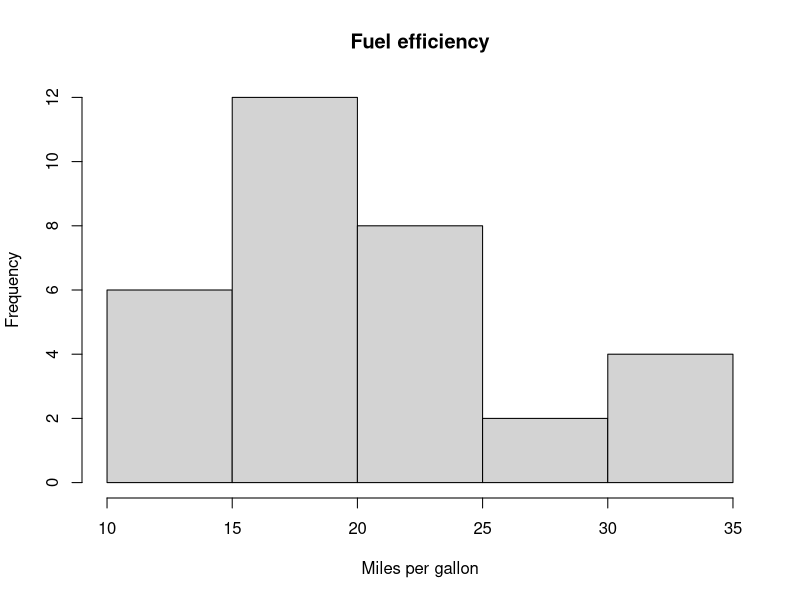
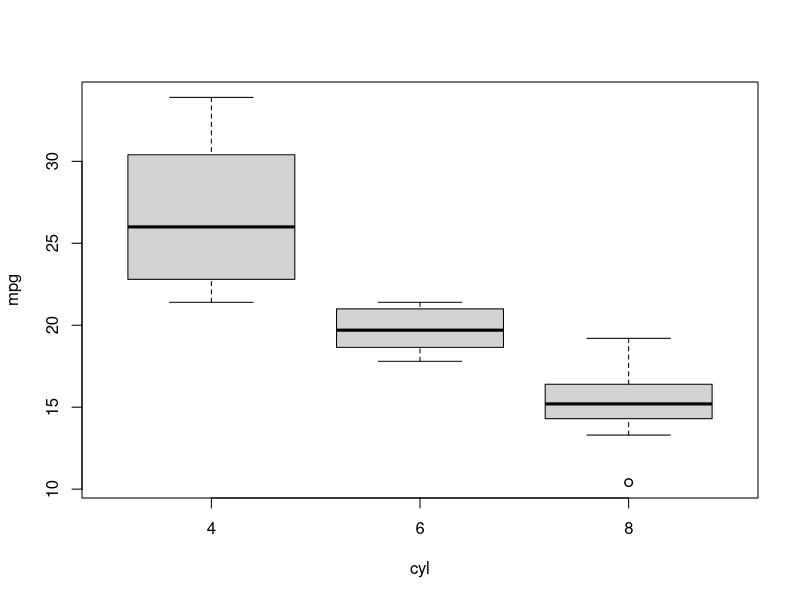

These charts were generated, in order, by the following R code:
data(mtcars)
summary(mtcars$mpg)
hist(mtcars$mpg, main = "Fuel efficiency", 
     xlab = "Miles per gallon")
boxplot(mpg~cyl, data=mtcars)
